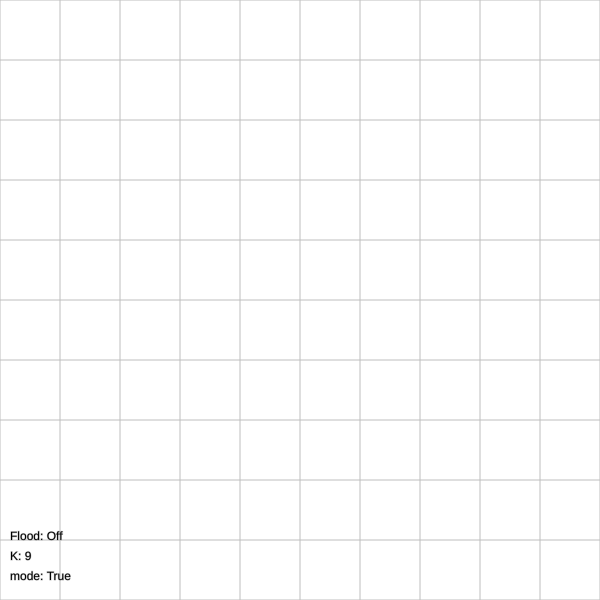
Frame 1 (no input)
Frame 60 (no input): identical to frame 1, image omitted
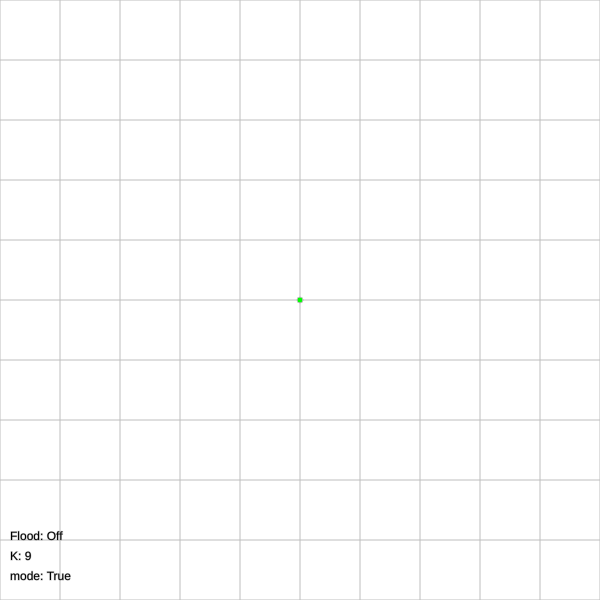
Frame 120 (the mouse pressed at the canvas centre since frame 60)

The p5.js sketch that drew these frames (run headless with seeded random() and noise() and a simulated clock; from frame 60 on, the mouse is pressed at the canvas centre):

// p5.js sketch
// ── sketch.js
var mode = 0;
const div = 10;
var K = 9;
var Flood = 0; 

function setup(){
	mode = 0;
	K = 9;
	Flood = 0; 
	createCanvas(600,600);	
	data = [];
}

function draw(){
	background(255);
	loadGrid();
	
	for (let i = 0; i<data.length; i++){
		data[i].display();
	}

	if(Flood){
		runFlood();
	}
	
	showMode();
	showFlood();
	showK();

	//debugmouse();
}

function mousePressed(){
	if(mouseX >= 0 && mouseX <= width && mouseY >= 0 && mouseY <= height){
		switch(mode){
			case 0: //true mode
				data.push(new Point(mouseX, mouseY, true));
				break;
			case 1: //false mode
				data.push(new Point(mouseX, mouseY, false));
				break;
			case 2: //learn mode
				let valid = KNN(mouseX, mouseY)
				data.push(new Point(mouseX, mouseY, valid));
				break;
			default:
				break;
		}
	}
}

function keyPressed(){
	if(key == 'X'){
		mode = (mode + 1)% 3;
	}
	if(key == 'Z'){
		console.log("x\n");
		K = (K + 2) % 10;
	}
	if(key == 'S'){
		Flood = (Flood + 1) % 2;
	}
	if(key == 'R'){
		setup();
	}
}

function loadGrid(){
	stroke("#BEBEBE");
	for(var i = 0; i <= div; i++){
		line(i * (width/div),0 , i * (width/div),height);
		line(0, i * (height/div), width, i * (height/div));
	}
}
function showMode(){
	switch(mode){
		case 0:
			text("mode: True",10,height - 20);
			break;
		case 1:
			text("mode: False",10,height - 20);
			break;
		case 2:
			text("mode: Learn",10,height - 20);
			break;
		default:break;
	}
}

function showFlood(){
	switch(Flood){
		case 0:
			text("Flood: Off",10,height - 60);
			break;
		case 1:
			text("Flood: On",10,height - 60);
		default: break;
	}
}

function showK(){
	text("K: "+ K, 10, height - 40);
}

function debugmouse(){
	var x = map(mouseX, 0, width, 0, 1);
	var y = map(mouseY, 0, height, 0, 1);
	text("x:" + x + "\ny:" + y, mouseX,mouseY);
}

function KNN(x,y){
	let dist_arr=[];
	let cont_true = 0;
	let cont_false = 0;
	for(let i = 0; i < data.length; i++){
		let item = [dist(x, y, data[i].x, data[i].y), data[i].valid]
		dist_arr.push(item);
	}
	dist_arr.sort();
	if (dist_arr.length < K){
		sample = dist_arr.length;
		if(sample % 2 == 0){
			sample--;
		}
	}else{
		sample = K;
	}
	for (i = 0; i < sample; i++){
		if (dist_arr[i][1] == true){
			cont_true++;
		}
		else{
			cont_false++;
		}
	}
	return cont_true > cont_false;
}

function runFlood(){
	let x = floor(random(width));
	let y = floor(random(height));
	let valid = KNN(x, y);
	data.push(new Point(x, y, valid));
}
// ── point.js
class Point{
	constructor(x,y, mode){
		this.x = x;
		this.y = y;
		if (mode != 42){
			this.valid = mode;
			this.learn = false;
		}
		else{
			this.learn = true;
		}

	}
	display(){
		if (this.valid){
			fill(0,255,0);
		}
		else if(!this.valid){
			fill(255,0,0);
		}
		ellipse(this.x,this.y,6,6);
		fill(0);
	}
}
